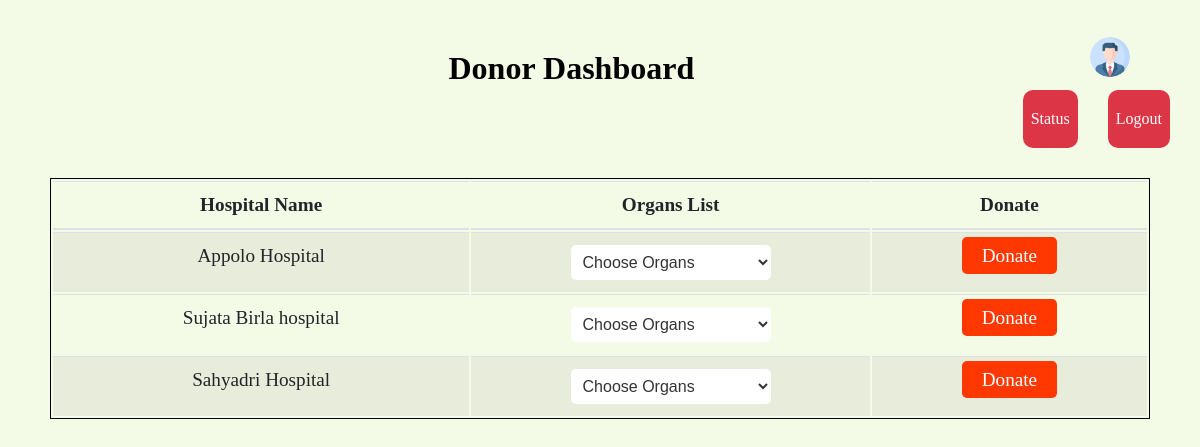
The page /donor_dashboard (signed in) on the database its author committed.
### app/models.py (models this page shows, shortened)
class Hospital(models.Model):
    fname = models.TextField(max_length=255)
    lname = models.TextField(max_length=255)
    hname = models.TextField(max_length=255)
    email = models.EmailField()

### app/views.py (the view)
# urls.py: path('donor_dashboard',views.donor_dashboard, name= 'donor_dashboard'),
@login_required(login_url="donor_log_in")
@cache_control(no_cache = True, must_revalidate = True, no_store = True)
def donor_dashboard(request):
    hospitals_data = Hospital.objects.all()
    user = request.user
    profile_icon = None  # Assuming you have a profile icon associated with each user
    if hasattr(user, 'profile'):
        profile_icon = user.profile.profile_icon.url
    return render(request, 'donor_dashboard.html', {'hospitals_data': hospitals_data})

### template/donor_dashboard.html (shortened to what this page needs)
    {% block body %}
    <div class="container">
        <div class="profile-info" style="margin-top: 17px;">
            <img src="static\assets\img\portfolio\profile_icon.png" alt="Profile Icon" class="profile-icon">
        </div>
        <div class="container mt-5">
            <div class="row">
                <div class="col-md-12">
                    <a href="log_out" class="logout-btn" style="margin-top: 40px;">
                        <span class="text">Logout</span>
                    </a>
                    <a href="donor" class="logout-btn" style="margin-top: 40px;">
                        <span class="text">Status</span>
                    </a>
                    <h1 class="text-center mb-4" style="text-align: center;">Donor Dashboard</h1>
                    <div class="table-responsive table-container">
                        <table class="table table-striped">
                            <thead class="thead-dark">
                                <tr>
                                    <th scope="col">Hospital Name</th>
                                    <th scope="col">Organs List</th>
                                    <th scope="col">Donate</th>
                                </tr>
                            </thead>
                            <tbody class="text-center">
                                <form action="" method="post">
                                {% for hospital in hospitals_data %}
                                <tr>
                                    <td>{{hospital.hname}}</td>
                                    <td class="form-control">
                                        <select id="organSelect{{ hospital.id }}" class="form-control form-select organSelect" aria-label="Select Organ">
                                            <option selected disabled>Choose Organs</option>
                                        </select>
                                    </td>
                                    <td>
                                        <a id="donateBtn{{ hospital.id }}" href="form?hospital_name={{ hospital.hname }}" class="btn btn-donate donateBtn">Donate</a>
                                    </td>
                                </tr>
                                {% endfor %}
                            </form>
                            </tbody>
                        </table>
                    </div>
                </div>
            </div>
        </div>
    </div>
    {% endblock body %}

### template/donor_dashboard.html (style rules this page uses)
.container { margin-top: 50px; }
.table-container { padding: 70px 50px; }
.table { width: 100%; margin-bottom: 1rem; color: #212529; border: 1px solid black; }
.table th, .table td { padding: 0.75rem; vertical-align: top; border-top: 1px solid #dee2e6; text-align: center; font-size: larger; }
.table thead th { vertical-align: bottom; border-bottom: 2px solid #dee2e6; }
.table-striped tbody tr:nth-of-type(odd) { background-color: rgba(0, 0, 0, 0.05); }
.table tbody td:last-child { text-align: center; }
select.form-select { border: none; font-size: medium; }
select.form-select option:first-child { border: none; }
.btn-donate { background-color: #ff3700; color: #fff; border: none; padding: 8px 20px; border-radius: 5px; cursor: pointer; text-decoration: none; transition: background-color 0.3s ease; }
.logout-btn { background-color: #dc3545; color: #fff; border: none; padding: 20px 8px; border-radius: 10px; cursor: pointer; margin-right: 30px; text-decoration: none; float: right; margin-top: 20px; }
select.form-select { border: none; font-size: medium; padding: 8px; border-radius: 5px; background-color: #fff; color: #333; cursor: pointer; transition: all 0.3s ease; width: 100%; max-width: 200px; }
select.form-select option { background-color: #fff; color: #333; }
select.form-select option:first-child { color: #999; }
h1 { margin-left: 10%; }
.profile-info { position: absolute; top: 20px; right: 20px; display: flex; align-items: center; }
.profile-icon { width: 40px; height: 40px; border-radius: 50%; margin-right: 10px; }

### rows shown on the page
Hospital: hname "Appolo Hospital"
Hospital: hname "Sujata Birla hospital"
Hospital: hname "Sahyadri Hospital"
